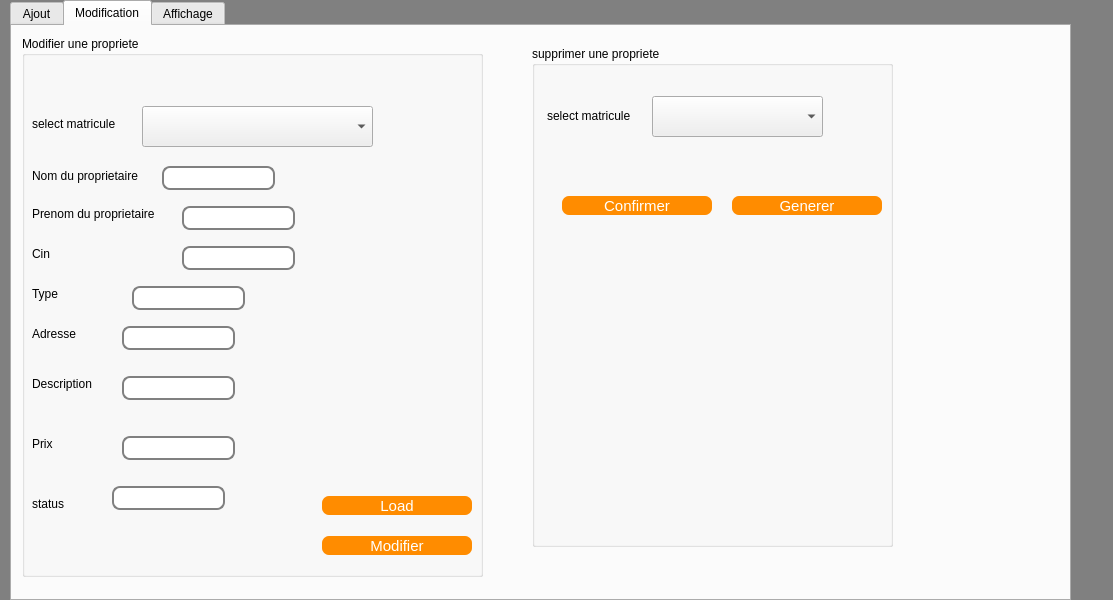
<?xml version="1.0" encoding="UTF-8"?>
<ui version="4.0">
 <class>MainWindow</class>
 <widget class="QMainWindow" name="MainWindow">
  <property name="geometry">
   <rect>
    <x>0</x>
    <y>0</y>
    <width>1113</width>
    <height>600</height>
   </rect>
  </property>
  <property name="windowTitle">
   <string>MainWindow</string>
  </property>
  <property name="styleSheet">
   <string notr="true">#MainWindow {
background: gray;
}


#mainFrame {
border: 3px solid gray;
border-radius: 40px;
background: white;
}
QPushButton {
color: white;
background-color:#FF8C00;
width: 140px;
border-color: #340;
border-style: solid;
border-radius: 7;
padding: 3px;
font-size: 15px;
padding-left: 5px;
padding-right: 5px;
min-width: 50px;
max-width: 200px;
min-height: 13px;
max-height: 13px;
}
QLineEdit {
padding: 1px;
border-style: solid;
border: 2px solid gray;
border-radius: 8px;
}</string>
  </property>
  <widget class="QWidget" name="centralwidget">
   <widget class="QTabWidget" name="tabWidget">
    <property name="geometry">
     <rect>
      <x>10</x>
      <y>0</y>
      <width>1061</width>
      <height>601</height>
     </rect>
    </property>
    <property name="currentIndex">
     <number>1</number>
    </property>
    <widget class="QWidget" name="tab">
     <attribute name="title">
      <string>Ajout</string>
     </attribute>
     <widget class="QGroupBox" name="groupBox">
      <property name="geometry">
       <rect>
        <x>10</x>
        <y>20</y>
        <width>531</width>
        <height>491</height>
       </rect>
      </property>
      <property name="title">
       <string>Ajouter une propriete</string>
      </property>
      <widget class="QLabel" name="label">
       <property name="geometry">
        <rect>
         <x>20</x>
         <y>50</y>
         <width>101</width>
         <height>16</height>
        </rect>
       </property>
       <property name="text">
        <string>Matricule</string>
       </property>
      </widget>
      <widget class="QLabel" name="label_2">
       <property name="geometry">
        <rect>
         <x>20</x>
         <y>90</y>
         <width>161</width>
         <height>16</height>
        </rect>
       </property>
       <property name="text">
        <string>Nom du proprietaire</string>
       </property>
      </widget>
      <widget class="QLabel" name="label_3">
       <property name="geometry">
        <rect>
         <x>20</x>
         <y>140</y>
         <width>141</width>
         <height>16</height>
        </rect>
       </property>
       <property name="text">
        <string>Prenom du proprietaire</string>
       </property>
      </widget>
      <widget class="QLabel" name="label_4">
       <property name="geometry">
        <rect>
         <x>20</x>
         <y>180</y>
         <width>56</width>
         <height>16</height>
        </rect>
       </property>
       <property name="text">
        <string>Cin</string>
       </property>
      </widget>
      <widget class="QLabel" name="label_5">
       <property name="geometry">
        <rect>
         <x>20</x>
         <y>230</y>
         <width>56</width>
         <height>16</height>
        </rect>
       </property>
       <property name="text">
        <string>Type</string>
       </property>
      </widget>
      <widget class="QLabel" name="label_6">
       <property name="geometry">
        <rect>
         <x>20</x>
         <y>290</y>
         <width>56</width>
         <height>16</height>
        </rect>
       </property>
       <property name="text">
        <string>Adresse</string>
       </property>
      </widget>
      <widget class="QLabel" name="label_7">
       <property name="geometry">
        <rect>
         <x>20</x>
         <y>340</y>
         <width>111</width>
         <height>16</height>
        </rect>
       </property>
       <property name="text">
        <string>Description</string>
       </property>
      </widget>
      <widget class="QLabel" name="label_8">
       <property name="geometry">
        <rect>
         <x>30</x>
         <y>410</y>
         <width>56</width>
         <height>16</height>
        </rect>
       </property>
       <property name="text">
        <string>Prix</string>
       </property>
      </widget>
      <widget class="QLabel" name="label_9">
       <property name="geometry">
        <rect>
         <x>10</x>
         <y>440</y>
         <width>81</width>
         <height>16</height>
        </rect>
       </property>
       <property name="text">
        <string>status</string>
       </property>
      </widget>
      <widget class="QLineEdit" name="Matricule">
       <property name="geometry">
        <rect>
         <x>130</x>
         <y>50</y>
         <width>113</width>
         <height>24</height>
        </rect>
       </property>
       <property name="text">
        <string/>
       </property>
      </widget>
      <widget class="QLineEdit" name="Nomprop">
       <property name="geometry">
        <rect>
         <x>150</x>
         <y>90</y>
         <width>113</width>
         <height>24</height>
        </rect>
       </property>
      </widget>
      <widget class="QLineEdit" name="prenomprop">
       <property name="geometry">
        <rect>
         <x>170</x>
         <y>130</y>
         <width>113</width>
         <height>24</height>
        </rect>
       </property>
      </widget>
      <widget class="QLineEdit" name="cin">
       <property name="geometry">
        <rect>
         <x>170</x>
         <y>170</y>
         <width>113</width>
         <height>24</height>
        </rect>
       </property>
      </widget>
      <widget class="QLineEdit" name="adresse">
       <property name="geometry">
        <rect>
         <x>140</x>
         <y>290</y>
         <width>113</width>
         <height>24</height>
        </rect>
       </property>
      </widget>
      <widget class="QLineEdit" name="price">
       <property name="geometry">
        <rect>
         <x>130</x>
         <y>400</y>
         <width>113</width>
         <height>24</height>
        </rect>
       </property>
      </widget>
      <widget class="QPushButton" name="pushButton_5">
       <property name="geometry">
        <rect>
         <x>369</x>
         <y>330</y>
         <width>150</width>
         <height>19</height>
        </rect>
       </property>
       <property name="text">
        <string>Generer Code QR</string>
       </property>
      </widget>
      <widget class="QPushButton" name="Ajouter">
       <property name="geometry">
        <rect>
         <x>360</x>
         <y>370</y>
         <width>150</width>
         <height>19</height>
        </rect>
       </property>
       <property name="text">
        <string>Ajouter</string>
       </property>
      </widget>
      <widget class="QPushButton" name="pushButton_7">
       <property name="geometry">
        <rect>
         <x>350</x>
         <y>420</y>
         <width>150</width>
         <height>19</height>
        </rect>
       </property>
       <property name="text">
        <string>Annuler</string>
       </property>
      </widget>
      <widget class="QLineEdit" name="description">
       <property name="geometry">
        <rect>
         <x>130</x>
         <y>340</y>
         <width>113</width>
         <height>24</height>
        </rect>
       </property>
      </widget>
      <widget class="QLineEdit" name="type">
       <property name="geometry">
        <rect>
         <x>140</x>
         <y>230</y>
         <width>113</width>
         <height>24</height>
        </rect>
       </property>
      </widget>
      <widget class="QLineEdit" name="status">
       <property name="geometry">
        <rect>
         <x>120</x>
         <y>440</y>
         <width>113</width>
         <height>24</height>
        </rect>
       </property>
      </widget>
     </widget>
    </widget>
    <widget class="QWidget" name="tab_2">
     <attribute name="title">
      <string>Modification</string>
     </attribute>
     <widget class="QGroupBox" name="groupBox_2">
      <property name="geometry">
       <rect>
        <x>10</x>
        <y>10</y>
        <width>461</width>
        <height>541</height>
       </rect>
      </property>
      <property name="title">
       <string>Modifier une propriete</string>
      </property>
      <widget class="QComboBox" name="comboo">
       <property name="geometry">
        <rect>
         <x>120</x>
         <y>70</y>
         <width>231</width>
         <height>41</height>
        </rect>
       </property>
      </widget>
      <widget class="QLabel" name="label_10">
       <property name="geometry">
        <rect>
         <x>10</x>
         <y>130</y>
         <width>121</width>
         <height>20</height>
        </rect>
       </property>
       <property name="text">
        <string>Nom du proprietaire</string>
       </property>
      </widget>
      <widget class="QLabel" name="label_18">
       <property name="geometry">
        <rect>
         <x>10</x>
         <y>80</y>
         <width>101</width>
         <height>16</height>
        </rect>
       </property>
       <property name="text">
        <string>select matricule</string>
       </property>
      </widget>
      <widget class="QPushButton" name="pushButton">
       <property name="geometry">
        <rect>
         <x>300</x>
         <y>500</y>
         <width>150</width>
         <height>19</height>
        </rect>
       </property>
       <property name="text">
        <string>Modifier</string>
       </property>
      </widget>
      <widget class="QPushButton" name="generer">
       <property name="geometry">
        <rect>
         <x>300</x>
         <y>460</y>
         <width>150</width>
         <height>19</height>
        </rect>
       </property>
       <property name="text">
        <string>Load</string>
       </property>
      </widget>
      <widget class="QLineEdit" name="typeprop">
       <property name="geometry">
        <rect>
         <x>110</x>
         <y>250</y>
         <width>113</width>
         <height>24</height>
        </rect>
       </property>
      </widget>
      <widget class="QLineEdit" name="status_2">
       <property name="geometry">
        <rect>
         <x>90</x>
         <y>450</y>
         <width>113</width>
         <height>24</height>
        </rect>
       </property>
      </widget>
     </widget>
     <widget class="QLabel" name="label_11">
      <property name="geometry">
       <rect>
        <x>20</x>
        <y>300</y>
        <width>56</width>
        <height>16</height>
       </rect>
      </property>
      <property name="text">
       <string>Adresse</string>
      </property>
     </widget>
     <widget class="QLabel" name="label_12">
      <property name="geometry">
       <rect>
        <x>20</x>
        <y>350</y>
        <width>111</width>
        <height>16</height>
       </rect>
      </property>
      <property name="text">
       <string>Description</string>
      </property>
     </widget>
     <widget class="QLineEdit" name="carte">
      <property name="geometry">
       <rect>
        <x>170</x>
        <y>220</y>
        <width>113</width>
        <height>24</height>
       </rect>
      </property>
     </widget>
     <widget class="QLabel" name="label_13">
      <property name="geometry">
       <rect>
        <x>20</x>
        <y>470</y>
        <width>81</width>
        <height>16</height>
       </rect>
      </property>
      <property name="text">
       <string>status</string>
      </property>
     </widget>
     <widget class="QLineEdit" name="adre">
      <property name="geometry">
       <rect>
        <x>110</x>
        <y>300</y>
        <width>113</width>
        <height>24</height>
       </rect>
      </property>
     </widget>
     <widget class="QLineEdit" name="pri">
      <property name="geometry">
       <rect>
        <x>110</x>
        <y>410</y>
        <width>113</width>
        <height>24</height>
       </rect>
      </property>
     </widget>
     <widget class="QLabel" name="label_14">
      <property name="geometry">
       <rect>
        <x>20</x>
        <y>180</y>
        <width>141</width>
        <height>16</height>
       </rect>
      </property>
      <property name="text">
       <string>Prenom du proprietaire</string>
      </property>
     </widget>
     <widget class="QLineEdit" name="nomprop">
      <property name="geometry">
       <rect>
        <x>150</x>
        <y>140</y>
        <width>113</width>
        <height>24</height>
       </rect>
      </property>
     </widget>
     <widget class="QLabel" name="label_15">
      <property name="geometry">
       <rect>
        <x>20</x>
        <y>260</y>
        <width>56</width>
        <height>16</height>
       </rect>
      </property>
      <property name="text">
       <string>Type</string>
      </property>
     </widget>
     <widget class="QLineEdit" name="prenompropr">
      <property name="geometry">
       <rect>
        <x>170</x>
        <y>180</y>
        <width>113</width>
        <height>24</height>
       </rect>
      </property>
     </widget>
     <widget class="QLabel" name="label_16">
      <property name="geometry">
       <rect>
        <x>20</x>
        <y>220</y>
        <width>56</width>
        <height>16</height>
       </rect>
      </property>
      <property name="text">
       <string>Cin</string>
      </property>
     </widget>
     <widget class="QLabel" name="label_17">
      <property name="geometry">
       <rect>
        <x>20</x>
        <y>410</y>
        <width>56</width>
        <height>16</height>
       </rect>
      </property>
      <property name="text">
       <string>Prix</string>
      </property>
     </widget>
     <widget class="QGroupBox" name="groupBox_3">
      <property name="geometry">
       <rect>
        <x>520</x>
        <y>20</y>
        <width>361</width>
        <height>501</height>
       </rect>
      </property>
      <property name="title">
       <string>supprimer une propriete</string>
      </property>
      <widget class="QComboBox" name="combo">
       <property name="geometry">
        <rect>
         <x>120</x>
         <y>50</y>
         <width>171</width>
         <height>41</height>
        </rect>
       </property>
      </widget>
      <widget class="QLabel" name="label_19">
       <property name="geometry">
        <rect>
         <x>15</x>
         <y>60</y>
         <width>91</width>
         <height>20</height>
        </rect>
       </property>
       <property name="text">
        <string>select matricule</string>
       </property>
      </widget>
      <widget class="QPushButton" name="confirmer">
       <property name="geometry">
        <rect>
         <x>30</x>
         <y>150</y>
         <width>150</width>
         <height>19</height>
        </rect>
       </property>
       <property name="text">
        <string>Confirmer</string>
       </property>
      </widget>
      <widget class="QPushButton" name="pushButton_4">
       <property name="geometry">
        <rect>
         <x>200</x>
         <y>150</y>
         <width>150</width>
         <height>19</height>
        </rect>
       </property>
       <property name="text">
        <string>Generer</string>
       </property>
      </widget>
     </widget>
     <widget class="QLineEdit" name="decri">
      <property name="geometry">
       <rect>
        <x>110</x>
        <y>350</y>
        <width>113</width>
        <height>24</height>
       </rect>
      </property>
     </widget>
    </widget>
    <widget class="QWidget" name="tab_3">
     <attribute name="title">
      <string>Affichage</string>
     </attribute>
     <widget class="QGroupBox" name="groupBox_4">
      <property name="geometry">
       <rect>
        <x>20</x>
        <y>30</y>
        <width>981</width>
        <height>491</height>
       </rect>
      </property>
      <property name="title">
       <string>GroupBox</string>
      </property>
      <widget class="QTableView" name="tableView">
       <property name="geometry">
        <rect>
         <x>100</x>
         <y>50</y>
         <width>771</width>
         <height>361</height>
        </rect>
       </property>
      </widget>
     </widget>
    </widget>
   </widget>
  </widget>
 </widget>
 <resources/>
 <connections/>
</ui>
